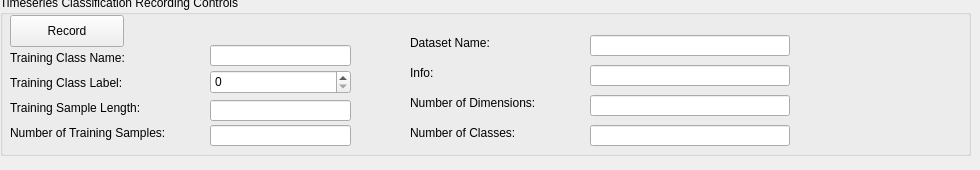
       <widget class="QWidget" name="page_4">
        <widget class="QGroupBox" name="groupBox_27">
         <property name="geometry">
          <rect>
           <x>0</x>
           <y>-5</y>
           <width>971</width>
           <height>161</height>
          </rect>
         </property>
         <property name="title">
          <string>Timeseries Classification Recording Controls</string>
         </property>
         <widget class="QLabel" name="label_152">
          <property name="geometry">
           <rect>
            <x>410</x>
            <y>100</y>
            <width>171</width>
            <height>16</height>
           </rect>
          </property>
          <property name="text">
           <string>Number of Dimensions:</string>
          </property>
         </widget>
         <widget class="QLabel" name="label_153">
          <property name="geometry">
           <rect>
            <x>410</x>
            <y>40</y>
            <width>131</width>
            <height>16</height>
           </rect>
          </property>
          <property name="text">
           <string>Dataset Name:</string>
          </property>
         </widget>
         <widget class="QLineEdit" name="dataLabellingTool_timeseriesClassificationMode_numInputDimensionsField">
          <property name="geometry">
           <rect>
            <x>590</x>
            <y>100</y>
            <width>200</width>
            <height>21</height>
           </rect>
          </property>
         </widget>
         <widget class="QLineEdit" name="dataLabellingTool_timeseriesClassificationMode_numTrainingSamples">
          <property name="geometry">
           <rect>
            <x>210</x>
            <y>130</y>
            <width>141</width>
            <height>21</height>
           </rect>
          </property>
         </widget>
         <widget class="QLineEdit" name="dataLabellingTool_timeseriesClassificationMode_datasetName">
          <property name="geometry">
           <rect>
            <x>590</x>
            <y>40</y>
            <width>200</width>
            <height>21</height>
           </rect>
          </property>
         </widget>
         <widget class="QLabel" name="label_154">
          <property name="geometry">
           <rect>
            <x>10</x>
            <y>130</y>
            <width>191</width>
            <height>16</height>
           </rect>
          </property>
          <property name="text">
           <string>Number of Training Samples:</string>
          </property>
         </widget>
         <widget class="QLabel" name="label_155">
          <property name="geometry">
           <rect>
            <x>10</x>
            <y>80</y>
            <width>131</width>
            <height>16</height>
           </rect>
          </property>
          <property name="text">
           <string>Training Class Label:</string>
          </property>
         </widget>
         <widget class="QPushButton" name="dataLabellingTool_timeseriesClassificationModeRecordButton">
          <property name="geometry">
           <rect>
            <x>10</x>
            <y>20</y>
            <width>114</width>
            <height>32</height>
           </rect>
          </property>
          <property name="text">
           <string>Record</string>
          </property>
         </widget>
         <widget class="QSpinBox" name="dataLabellingTool_timeseriesClassificationMode_classLabel">
          <property name="geometry">
           <rect>
            <x>210</x>
            <y>75</y>
            <width>141</width>
            <height>24</height>
           </rect>
          </property>
         </widget>
         <widget class="QLineEdit" name="dataLabellingTool_timeseriesClassificationMode_numClassesField">
          <property name="geometry">
           <rect>
            <x>590</x>
            <y>130</y>
            <width>200</width>
            <height>21</height>
           </rect>
          </property>
         </widget>
         <widget class="QLabel" name="label_156">
          <property name="geometry">
           <rect>
            <x>410</x>
            <y>130</y>
            <width>171</width>
            <height>16</height>
           </rect>
          </property>
          <property name="text">
           <string>Number of Classes:</string>
          </property>
         </widget>
         <widget class="QLabel" name="label_157">
          <property name="geometry">
           <rect>
            <x>410</x>
            <y>70</y>
            <width>131</width>
            <height>16</height>
           </rect>
          </property>
          <property name="text">
           <string>Info:</string>
          </property>
         </widget>
         <widget class="QLineEdit" name="dataLabellingTool_timeseriesClassificationMode_infoTextField">
          <property name="geometry">
           <rect>
            <x>590</x>
            <y>70</y>
            <width>200</width>
            <height>21</height>
           </rect>
          </property>
         </widget>
         <widget class="QLabel" name="label_158">
          <property name="geometry">
           <rect>
            <x>10</x>
            <y>105</y>
            <width>191</width>
            <height>16</height>
           </rect>
          </property>
          <property name="text">
           <string>Training Sample Length:</string>
          </property>
         </widget>
         <widget class="QLineEdit" name="dataLabellingTool_timeseriesSampleLength">
          <property name="geometry">
           <rect>
            <x>210</x>
            <y>105</y>
            <width>141</width>
            <height>21</height>
           </rect>
          </property>
         </widget>
         <widget class="QLineEdit" name="dataLabellingTool_timeseriesClassificationMode_className">
          <property name="geometry">
           <rect>
            <x>210</x>
            <y>50</y>
            <width>141</width>
            <height>21</height>
           </rect>
          </property>
         </widget>
         <widget class="QLabel" name="label_198">
          <property name="geometry">
           <rect>
            <x>10</x>
            <y>55</y>
            <width>181</width>
            <height>16</height>
           </rect>
          </property>
          <property name="text">
           <string>Training Class Name:</string>
          </property>
         </widget>
        </widget>
       </widget>
